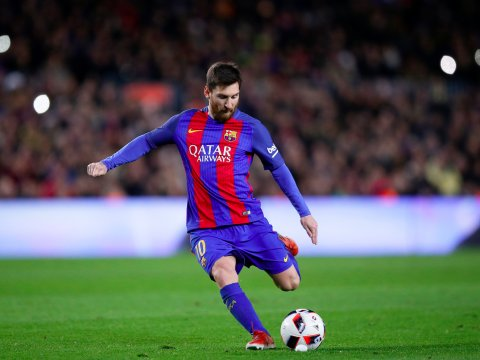
#> input picture messi.jpg, 480 x 360 px, found by its file name
$ python 'resim_özellikler.py'
#> lines starting #> are read from the running program, lines starting #| are printed output that depends on the picture
import cv2
import numpy as np


img = cv2.imread('/home/oguzhan/Masaüstü/İmage Processing My Codes/messi.jpg')
#> img is the input picture: shape (360, 480, 3); mean B, G, R 80, 85.6, 80.5

img[:,:,1]=0
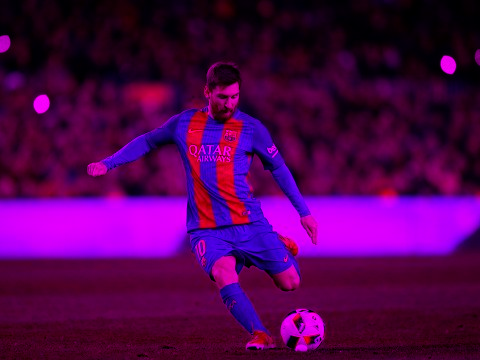
#> img: shape (360, 480, 3); mean B, G, R 80, 0, 80.5

cv2.imshow('messi', img)

cv2.waitKey(0)
cv2.destroyAllWindows()
